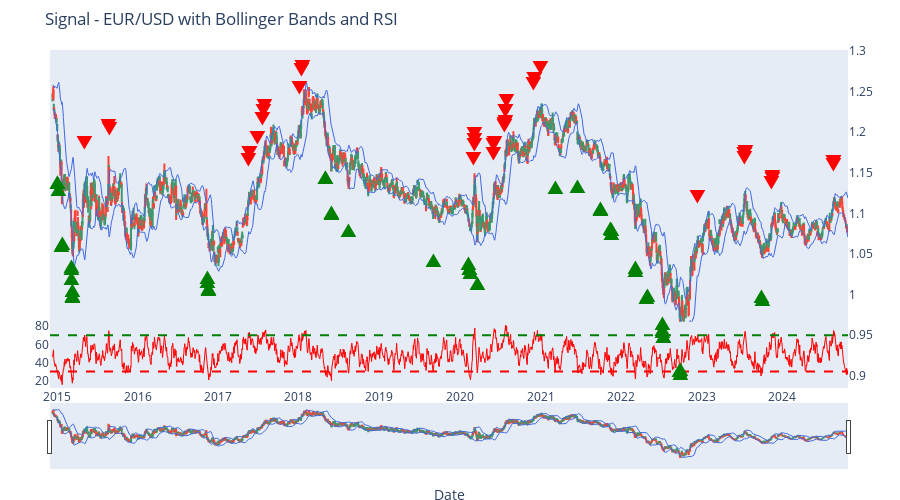

Notebook code cell kept with this figure:
### Code cell
plot_subplots(eurusd_daily, 'Signal')

### Figure 1 — Plotly figure (JSON) as saved in the notebook; plotly's stock layout.template omitted (floating-point values rounded to 4 significant figures; data arrays with more than 128 entries replaced by an {"elided": "..."} marker saying what was removed)
{"data": [{"close": {"elided": "2480 float values"}, "high": {"elided": "2480 float values"}, "low": {"elided": "2480 float values"}, "name": "Candlestick", "open": {"elided": "2480 float values"}, "type": "candlestick", "x": {"elided": "2480 str values"}, "xaxis": "x", "yaxis": "y2"}, {"line": {"color": "royalblue", "width": 1}, "name": "Lower Bollinger Band", "type": "scatter", "x": {"elided": "2480 str values"}, "xaxis": "x", "y": {"elided": "2480 float values"}, "yaxis": "y2"}, {"line": {"color": "royalblue", "width": 1}, "name": "Upper Bollinger Band", "type": "scatter", "x": {"elided": "2480 str values"}, "xaxis": "x", "y": {"elided": "2480 float values"}, "yaxis": "y2"}, {"line": {"color": "red", "width": 1}, "mode": "lines", "name": "RSI", "type": "scatter", "x": {"elided": "2480 str values"}, "xaxis": "x2", "y": {"elided": "2480 float values"}, "yaxis": "y3"}], "layout": {"annotations": [{"font": {"color": "Green", "size": 20}, "showarrow": false, "text": "▲", "x": "2015-01-05T00:00:00", "xref": "x", "y": 1.139, "yref": "y2"}, {"font": {"color": "Green", "size": 20}, "showarrow": false, "text": "▲", "x": "2015-01-06T00:00:00", "xref": "x", "y": 1.139, "yref": "y2"}, {"font": {"color": "Green", "size": 20}, "showarrow": false, "text": "▲", "x": "2015-01-07T00:00:00", "xref": "x", "y": 1.13, "yref": "y2"}, {"font": {"color": "Green", "size": 20}, "showarrow": false, "text": "▲", "x": "2015-01-23T00:00:00", "xref": "x", "y": 1.062, "yref": "y2"}, {"font": {"color": "Green", "size": 20}, "showarrow": false, "text": "▲", "x": "2015-01-26T00:00:00", "xref": "x", "y": 1.064, "yref": "y2"}, {"font": {"color": "Green", "size": 20}, "showarrow": false, "text": "▲", "x": "2015-03-06T00:00:00", "xref": "x", "y": 1.035, "yref": "y2"}, {"font": {"color": "Green", "size": 20}, "showarrow": false, "text": "▲", "x": "2015-03-09T00:00:00", "xref": "x", "y": 1.034, "yref": "y2"}, {"font": {"color": "Green", "size": 20}, "showarrow": false, "text": "▲", "x": "2015-03-10T00:00:00", "xref": "x", "y": 1.021, "yref": "y2"}, {"font": {"color": "Green", "size": 20}, "showarrow": false, "text": "▲", "x": "2015-03-11T00:00:00", "xref": "x", "y": 1.006, "yref": "y2"}, {"font": {"color": "Green", "size": 20}, "showarrow": false, "text": "▲", "x": "2015-03-12T00:00:00", "xref": "x", "y": 1.0, "yref": "y2"}, {"font": {"color": "Green", "size": 20}, "showarrow": false, "text": "▲", "x": "2015-03-16T00:00:00", "xref": "x", "y": 0.9984, "yref": "y2"}, {"font": {"color": "Red", "size": 20}, "showarrow": false, "text": "▼", "x": "2015-05-07T00:00:00", "xref": "x", "y": 1.189, "yref": "y2"}, {"font": {"color": "Red", "size": 20}, "showarrow": false, "text": "▼", "x": "2015-08-25T00:00:00", "xref": "x", "y": 1.209, "yref": "y2"}, {"font": {"color": "Red", "size": 20}, "showarrow": false, "text": "▼", "x": "2015-08-26T00:00:00", "xref": "x", "y": 1.206, "yref": "y2"}, {"font": {"color": "Green", "size": 20}, "showarrow": false, "text": "▲", "x": "2016-11-15T00:00:00", "xref": "x", "y": 1.022, "yref": "y2"}, {"font": {"color": "Green", "size": 20}, "showarrow": false, "text": "▲", "x": "2016-11-16T00:00:00", "xref": "x", "y": 1.017, "yref": "y2"}, {"font": {"color": "Green", "size": 20}, "showarrow": false, "text": "▲", "x": "2016-11-18T00:00:00", "xref": "x", "y": 1.007, "yref": "y2"}, {"font": {"color": "Green", "size": 20}, "showarrow": false, "text": "▲", "x": "2016-11-21T00:00:00", "xref": "x", "y": 1.009, "yref": "y2"}, {"font": {"color": "Red", "size": 20}, "showarrow": false, "text": "▼", "x": "2017-05-18T00:00:00", "xref": "x", "y": 1.167, "yref": "y2"}, {"font": {"color": "Red", "size": 20}, "showarrow": false, "text": "▼", "x": "2017-05-22T00:00:00", "xref": "x", "y": 1.176, "yref": "y2"}, {"font": {"color": "Red", "size": 20}, "showarrow": false, "text": "▼", "x": "2017-05-23T00:00:00", "xref": "x", "y": 1.177, "yref": "y2"}, {"font": {"color": "Red", "size": 20}, "showarrow": false, "text": "▼", "x": "2017-06-30T00:00:00", "xref": "x", "y": 1.195, "yref": "y2"}, {"font": {"color": "Red", "size": 20}, "showarrow": false, "text": "▼", "x": "2017-07-24T00:00:00", "xref": "x", "y": 1.218, "yref": "y2"}, {"font": {"color": "Red", "size": 20}, "showarrow": false, "text": "▼", "x": "2017-07-27T00:00:00", "xref": "x", "y": 1.227, "yref": "y2"}, {"font": {"color": "Red", "size": 20}, "showarrow": false, "text": "▼", "x": "2017-08-01T00:00:00", "xref": "x", "y": 1.234, "yref": "y2"}, {"font": {"color": "Red", "size": 20}, "showarrow": false, "text": "▼", "x": "2018-01-03T00:00:00", "xref": "x", "y": 1.257, "yref": "y2"}, {"font": {"color": "Red", "size": 20}, "showarrow": false, "text": "▼", "x": "2018-01-16T00:00:00", "xref": "x", "y": 1.278, "yref": "y2"}, {"font": {"color": "Red", "size": 20}, "showarrow": false, "text": "▼", "x": "2018-01-17T00:00:00", "xref": "x", "y": 1.282, "yref": "y2"}, {"font": {"color": "Green", "size": 20}, "showarrow": false, "text": "▲", "x": "2018-05-02T00:00:00", "xref": "x", "y": 1.145, "yref": "y2"}, {"font": {"color": "Green", "size": 20}, "showarrow": false, "text": "▲", "x": "2018-05-03T00:00:00", "xref": "x", "y": 1.145, "yref": "y2"}, {"font": {"color": "Green", "size": 20}, "showarrow": false, "text": "▲", "x": "2018-05-29T00:00:00", "xref": "x", "y": 1.101, "yref": "y2"}, {"font": {"color": "Green", "size": 20}, "showarrow": false, "text": "▲", "x": "2018-05-30T00:00:00", "xref": "x", "y": 1.102, "yref": "y2"}, {"font": {"color": "Green", "size": 20}, "showarrow": false, "text": "▲", "x": "2018-08-15T00:00:00", "xref": "x", "y": 1.08, "yref": "y2"}, {"font": {"color": "Green", "size": 20}, "showarrow": false, "text": "▲", "x": "2019-09-03T00:00:00", "xref": "x", "y": 1.043, "yref": "y2"}, {"font": {"color": "Green", "size": 20}, "showarrow": false, "text": "▲", "x": "2020-02-11T00:00:00", "xref": "x", "y": 1.039, "yref": "y2"}, {"font": {"color": "Green", "size": 20}, "showarrow": false, "text": "▲", "x": "2020-02-13T00:00:00", "xref": "x", "y": 1.034, "yref": "y2"}, {"font": {"color": "Green", "size": 20}, "showarrow": false, "text": "▲", "x": "2020-02-14T00:00:00", "xref": "x", "y": 1.033, "yref": "y2"}, {"font": {"color": "Green", "size": 20}, "showarrow": false, "text": "▲", "x": "2020-02-19T00:00:00", "xref": "x", "y": 1.028, "yref": "y2"}, {"font": {"color": "Red", "size": 20}, "showarrow": false, "text": "▼", "x": "2020-03-04T00:00:00", "xref": "x", "y": 1.169, "yref": "y2"}, {"font": {"color": "Red", "size": 20}, "showarrow": false, "text": "▼", "x": "2020-03-06T00:00:00", "xref": "x", "y": 1.185, "yref": "y2"}, {"font": {"color": "Red", "size": 20}, "showarrow": false, "text": "▼", "x": "2020-03-09T00:00:00", "xref": "x", "y": 1.2, "yref": "y2"}, {"font": {"color": "Red", "size": 20}, "showarrow": false, "text": "▼", "x": "2020-03-10T00:00:00", "xref": "x", "y": 1.192, "yref": "y2"}, {"font": {"color": "Green", "size": 20}, "showarrow": false, "text": "▲", "x": "2020-03-20T00:00:00", "xref": "x", "y": 1.015, "yref": "y2"}, {"font": {"color": "Red", "size": 20}, "showarrow": false, "text": "▼", "x": "2020-06-03T00:00:00", "xref": "x", "y": 1.175, "yref": "y2"}, {"font": {"color": "Red", "size": 20}, "showarrow": false, "text": "▼", "x": "2020-06-04T00:00:00", "xref": "x", "y": 1.186, "yref": "y2"}, {"font": {"color": "Red", "size": 20}, "showarrow": false, "text": "▼", "x": "2020-06-05T00:00:00", "xref": "x", "y": 1.188, "yref": "y2"}, {"font": {"color": "Red", "size": 20}, "showarrow": false, "text": "▼", "x": "2020-07-22T00:00:00", "xref": "x", "y": 1.21, "yref": "y2"}, {"font": {"color": "Red", "size": 20}, "showarrow": false, "text": "▼", "x": "2020-07-23T00:00:00", "xref": "x", "y": 1.212, "yref": "y2"}, {"font": {"color": "Red", "size": 20}, "showarrow": false, "text": "▼", "x": "2020-07-24T00:00:00", "xref": "x", "y": 1.214, "yref": "y2"}, {"font": {"color": "Red", "size": 20}, "showarrow": false, "text": "▼", "x": "2020-07-27T00:00:00", "xref": "x", "y": 1.228, "yref": "y2"}, {"font": {"color": "Red", "size": 20}, "showarrow": false, "text": "▼", "x": "2020-07-28T00:00:00", "xref": "x", "y": 1.228, "yref": "y2"}, {"font": {"color": "Red", "size": 20}, "showarrow": false, "text": "▼", "x": "2020-07-31T00:00:00", "xref": "x", "y": 1.241, "yref": "y2"}, {"font": {"color": "Red", "size": 20}, "showarrow": false, "text": "▼", "x": "2020-12-02T00:00:00", "xref": "x", "y": 1.261, "yref": "y2"}, {"font": {"color": "Red", "size": 20}, "showarrow": false, "text": "▼", "x": "2020-12-03T00:00:00", "xref": "x", "y": 1.268, "yref": "y2"}, {"font": {"color": "Red", "size": 20}, "showarrow": false, "text": "▼", "x": "2020-12-04T00:00:00", "xref": "x", "y": 1.268, "yref": "y2"}, {"font": {"color": "Red", "size": 20}, "showarrow": false, "text": "▼", "x": "2020-12-31T00:00:00", "xref": "x", "y": 1.281, "yref": "y2"}, {"font": {"color": "Green", "size": 20}, "showarrow": false, "text": "▲", "x": "2021-03-09T00:00:00", "xref": "x", "y": 1.134, "yref": "y2"}, {"font": {"color": "Green", "size": 20}, "showarrow": false, "text": "▲", "x": "2021-06-21T00:00:00", "xref": "x", "y": 1.135, "yref": "y2"}, {"font": {"color": "Green", "size": 20}, "showarrow": false, "text": "▲", "x": "2021-09-30T00:00:00", "xref": "x", "y": 1.107, "yref": "y2"}, {"font": {"color": "Green", "size": 20}, "showarrow": false, "text": "▲", "x": "2021-10-01T00:00:00", "xref": "x", "y": 1.106, "yref": "y2"}, {"font": {"color": "Green", "size": 20}, "showarrow": false, "text": "▲", "x": "2021-11-16T00:00:00", "xref": "x", "y": 1.083, "yref": "y2"}, {"font": {"color": "Green", "size": 20}, "showarrow": false, "text": "▲", "x": "2021-11-17T00:00:00", "xref": "x", "y": 1.077, "yref": "y2"}, {"font": {"color": "Green", "size": 20}, "showarrow": false, "text": "▲", "x": "2021-11-18T00:00:00", "xref": "x", "y": 1.082, "yref": "y2"}, {"font": {"color": "Green", "size": 20}, "showarrow": false, "text": "▲", "x": "2022-03-07T00:00:00", "xref": "x", "y": 1.031, "yref": "y2"}, {"font": {"color": "Green", "size": 20}, "showarrow": false, "text": "▲", "x": "2022-03-08T00:00:00", "xref": "x", "y": 1.035, "yref": "y2"}, {"font": {"color": "Green", "size": 20}, "showarrow": false, "text": "▲", "x": "2022-04-28T00:00:00", "xref": "x", "y": 0.9973, "yref": "y2"}, {"font": {"color": "Green", "size": 20}, "showarrow": false, "text": "▲", "x": "2022-04-29T00:00:00", "xref": "x", "y": 1.001, "yref": "y2"}, {"font": {"color": "Green", "size": 20}, "showarrow": false, "text": "▲", "x": "2022-07-07T00:00:00", "xref": "x", "y": 0.9653, "yref": "y2"}, {"font": {"color": "Green", "size": 20}, "showarrow": false, "text": "▲", "x": "2022-07-08T00:00:00", "xref": "x", "y": 0.958, "yref": "y2"}, {"font": {"color": "Green", "size": 20}, "showarrow": false, "text": "▲", "x": "2022-07-11T00:00:00", "xref": "x", "y": 0.9554, "yref": "y2"}, {"font": {"color": "Green", "size": 20}, "showarrow": false, "text": "▲", "x": "2022-07-12T00:00:00", "xref": "x", "y": 0.9501, "yref": "y2"}, {"font": {"color": "Green", "size": 20}, "showarrow": false, "text": "▲", "x": "2022-07-13T00:00:00", "xref": "x", "y": 0.9499, "yref": "y2"}, {"font": {"color": "Green", "size": 20}, "showarrow": false, "text": "▲", "x": "2022-09-26T00:00:00", "xref": "x", "y": 0.9082, "yref": "y2"}, {"font": {"color": "Green", "size": 20}, "showarrow": false, "text": "▲", "x": "2022-09-27T00:00:00", "xref": "x", "y": 0.9095, "yref": "y2"}, {"font": {"color": "Green", "size": 20}, "showarrow": false, "text": "▲", "x": "2022-09-28T00:00:00", "xref": "x", "y": 0.904, "yref": "y2"}, {"font": {"color": "Red", "size": 20}, "showarrow": false, "text": "▼", "x": "2022-12-15T00:00:00", "xref": "x", "y": 1.123, "yref": "y2"}, {"font": {"color": "Red", "size": 20}, "showarrow": false, "text": "▼", "x": "2023-07-13T00:00:00", "xref": "x", "y": 1.17, "yref": "y2"}, {"font": {"color": "Red", "size": 20}, "showarrow": false, "text": "▼", "x": "2023-07-14T00:00:00", "xref": "x", "y": 1.174, "yref": "y2"}, {"font": {"color": "Red", "size": 20}, "showarrow": false, "text": "▼", "x": "2023-07-17T00:00:00", "xref": "x", "y": 1.175, "yref": "y2"}, {"font": {"color": "Red", "size": 20}, "showarrow": false, "text": "▼", "x": "2023-07-18T00:00:00", "xref": "x", "y": 1.178, "yref": "y2"}, {"font": {"color": "Green", "size": 20}, "showarrow": false, "text": "▲", "x": "2023-09-28T00:00:00", "xref": "x", "y": 0.9992, "yref": "y2"}, {"font": {"color": "Green", "size": 20}, "showarrow": false, "text": "▲", "x": "2023-10-03T00:00:00", "xref": "x", "y": 0.995, "yref": "y2"}, {"font": {"color": "Red", "size": 20}, "showarrow": false, "text": "▼", "x": "2023-11-15T00:00:00", "xref": "x", "y": 1.139, "yref": "y2"}, {"font": {"color": "Red", "size": 20}, "showarrow": false, "text": "▼", "x": "2023-11-20T00:00:00", "xref": "x", "y": 1.145, "yref": "y2"}, {"font": {"color": "Red", "size": 20}, "showarrow": false, "text": "▼", "x": "2023-11-21T00:00:00", "xref": "x", "y": 1.147, "yref": "y2"}, {"font": {"color": "Red", "size": 20}, "showarrow": false, "text": "▼", "x": "2024-08-20T00:00:00", "xref": "x", "y": 1.162, "yref": "y2"}, {"font": {"color": "Red", "size": 20}, "showarrow": false, "text": "▼", "x": "2024-08-21T00:00:00", "xref": "x", "y": 1.165, "yref": "y2"}, {"font": {"color": "Red", "size": 20}, "showarrow": false, "text": "▼", "x": "2024-08-22T00:00:00", "xref": "x", "y": 1.166, "yref": "y2"}], "height": 500, "margin": {"b": 10, "l": 50, "r": 1, "t": 50}, "shapes": [{"line": {"color": "red", "dash": "dash"}, "type": "line", "x0": 0, "x1": 1, "xref": "x2 domain", "y0": 30, "y1": 30, "yref": "y3"}, {"line": {"color": "green", "dash": "dash"}, "type": "line", "x0": 0, "x1": 1, "xref": "x2 domain", "y0": 70, "y1": 70, "yref": "y3"}], "showlegend": false, "title": {"text": "Signal - EUR/USD with Bollinger Bands and RSI"}, "xaxis": {"anchor": "y", "domain": [0, 0.94], "matches": "x2", "rangebreaks": [{"bounds": ["sat", "mon"]}], "showgrid": false, "showspikes": true, "showticklabels": false, "title": {"text": "Date"}}, "xaxis2": {"anchor": "y3", "domain": [0, 0.94], "rangebreaks": [{"bounds": ["sat", "mon"]}], "showgrid": false, "showspikes": true}, "yaxis": {"anchor": "x", "domain": [0.216, 1], "showgrid": false, "title": {"text": "Price"}}, "yaxis2": {"anchor": "x", "overlaying": "y", "showgrid": false, "side": "right"}, "yaxis3": {"anchor": "x2", "domain": [0, 0.196], "showgrid": false}}}
